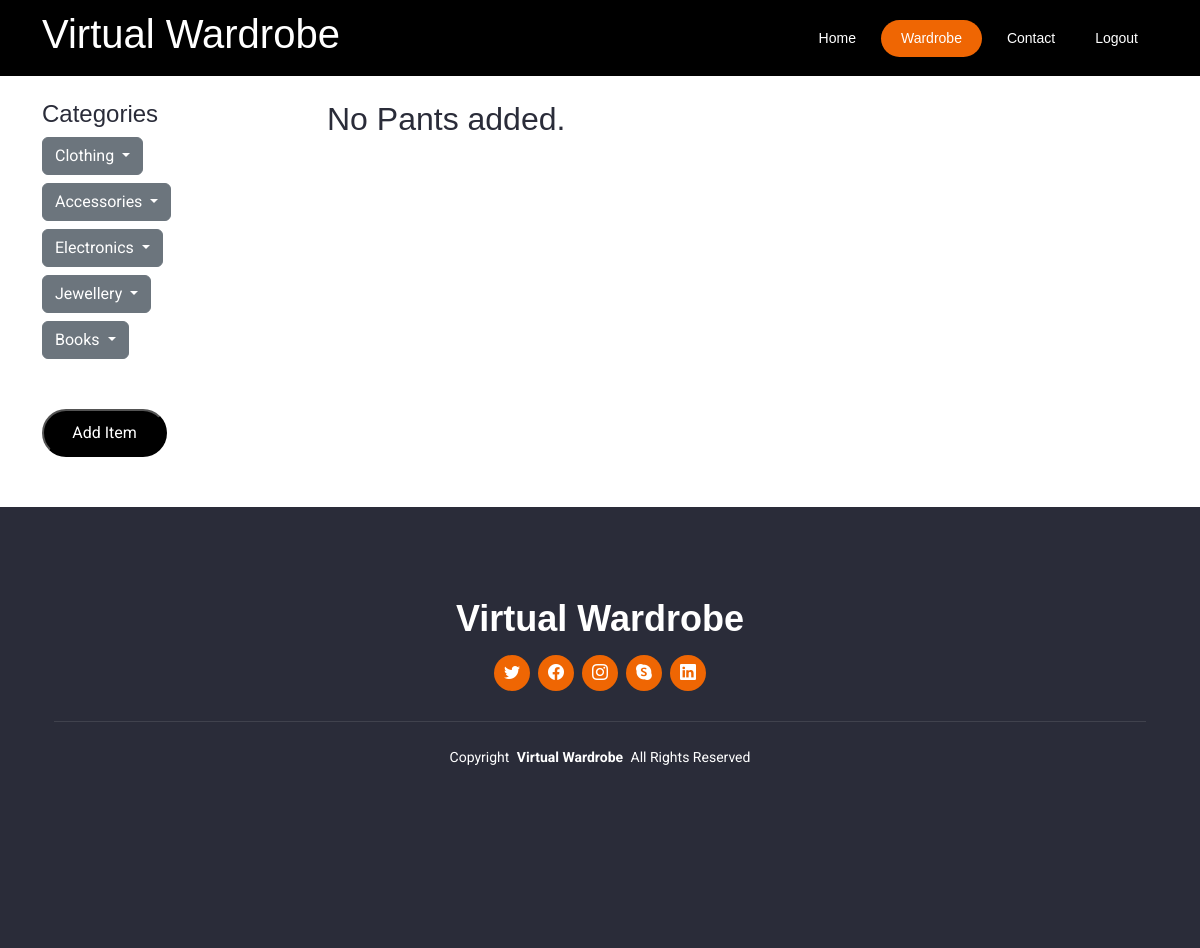
Page /wardrobe/Pants (signed in) on the earlier database version.
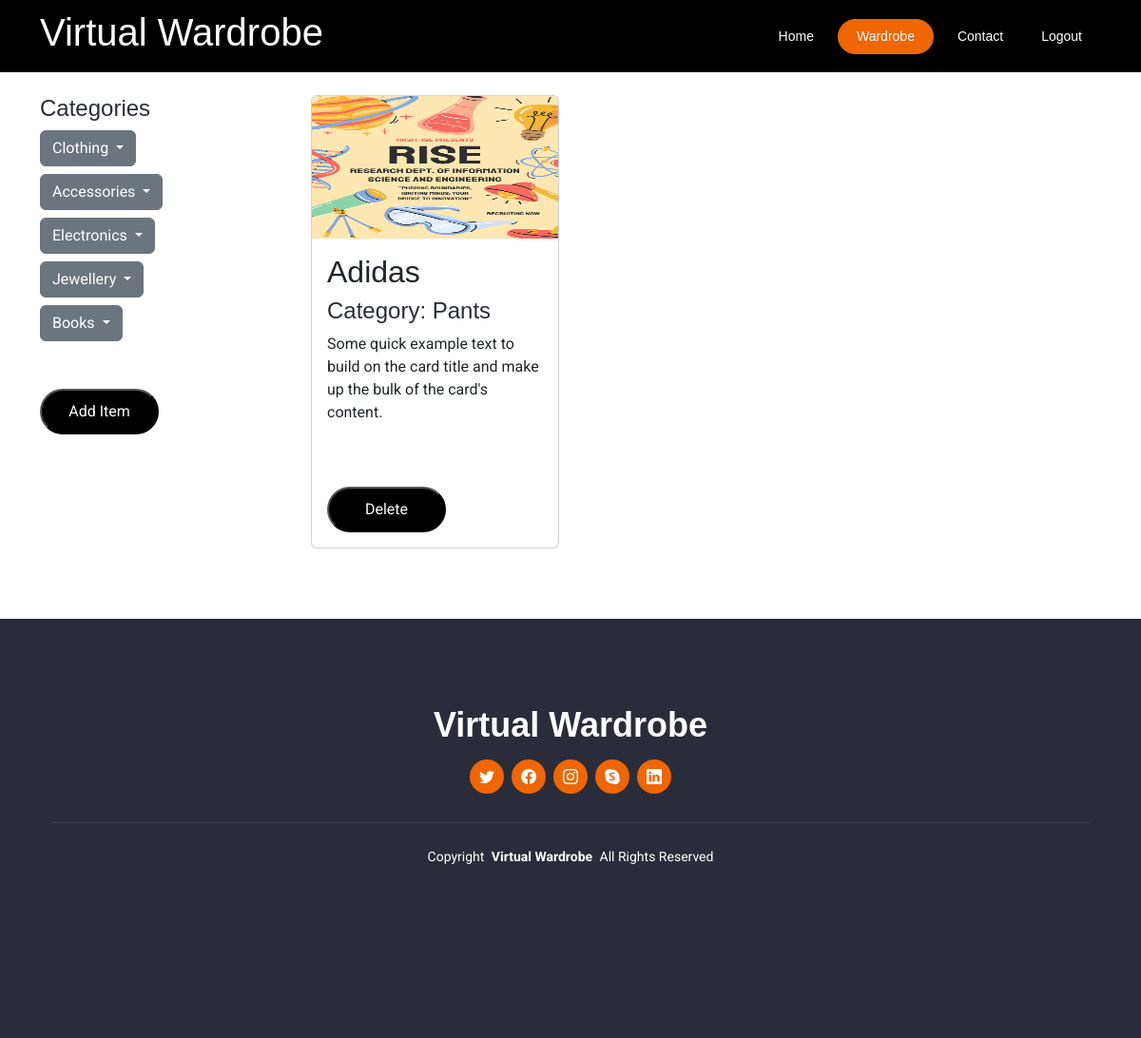
Same page on the later database version.
### myapp/models.py (models this page shows, shortened)
class user_item(models.Model):
    user = models.ForeignKey(User, on_delete=models.CASCADE)
    size_choices = (
        ('Extra Small', 'XS'),
        ('small', 'S'),
        ('medium', 'M'),
        ('Large', 'L'),
        ('Extra Large', 'XL'),
    )
    banner = models.ImageField(default='fallback.png', blank=True)
    category=models.CharField(max_length=100, default='category')
    brand = models.CharField(max_length=100)
    color = models.CharField(max_length=100)
    type = models.CharField(max_length=100)
    size = models.CharField(max_length=100, choices=size_choices, blank=True)

### myapp/views.py (the view)
# urls.py: path('wardrobe/<str:name>', views.wardrobe_items, name='wardrobe_items'),
def wardrobe_items(request, name):
    items = user_item.objects.filter(user=request.user).filter(category=name)
    return render(request, 'wardrobe_items.html', {'items': items, 'name': name})

### templates/wardrobe_items.html (shortened to what the changed rows need)
{% load static %}
<!DOCTYPE html>
<html lang="en">
<head>
    <link href="{% static 'assets/vendor/bootstrap/css/bootstrap.min.css' %}" rel="stylesheet">
    <link rel="stylesheet" href="https://cdn.jsdelivr.net/npm/bootstrap-icons@1.10.5/font/bootstrap-icons.css">
    <link href="{% static 'assets/vendor/aos/aos.css' %}" rel="stylesheet">
    <link href="{% static 'assets/vendor/animate.css/animate.min.css' %}" rel="stylesheet">
    <link href="{% static 'assets/vendor/glightbox/css/glightbox.min.css' %}" rel="stylesheet">
    <link href="{% static 'assets/vendor/swiper/swiper-bundle.min.css' %}" rel="stylesheet">
    <link href="{% static 'assets/css/main.css' %}" rel="stylesheet">
</head>
<body>
    <header id="header" style="background-color: black; padding-top: 10px; padding-bottom: 10px;" header d-flex align-items-center fixed-top>
        <div class="container-fluid container-xl position-relative d-flex align-items-center justify-content-between">
            <a href="/" class="logo d-flex align-items-center">
                <h1 class="sitename" style="color: white;">Virtual Wardrobe</h1>
            </a>
        </div>
    </header>
    <div class="container mt-4">
        <div class="row">
            <div class="col-md-9">
                <div class="row">
                    {% if items %}
                    {% for item in items %}
                        <div class="col-md-4 mb-4">
                            <div class="card">
                                <img class="card-img-top" src="{{ item.banner.url }}" style="height: 150px;" alt="Card image cap">
                                <div class="card-body">
                                    <h2 class="card-title">{{ item.brand }}</h2>
                                    <h4>Category: {{ item.category }}</h4>
                                    <p class="card-text">Some quick example text to build on the card title and make up the bulk of the card's content.</p>
                                    <form action="{% url 'delete' item.id %}" method="POST">
                                        <button type="submit" class="add-item">Delete</button>
                                    </form>
                                </div>
                            </div>
                        </div>
                    {% endfor %}
                    {% else %}
                    <div class="col-md-4 mb-4">
                        <h2>No {{name}} added.</h2>
                    </div>
                    {% endif %}
                </div>
            </div>
        </div>
    </div>
</body>
</html>

Differences in the rows shown:
added user_item: banner (picture), brand "Adidas", category "Pants"
Other differences:
{{ name }}: "Pants" → (not shown)
text no longer shown: "No added."
